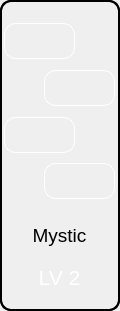
  <widget class="QGroupBox" name="groupBox2">
   <property name="geometry">
    <rect>
     <x>136</x>
     <y>60</y>
     <width>120</width>
     <height>311</height>
    </rect>
   </property>
   <property name="autoFillBackground">
    <bool>false</bool>
   </property>
   <property name="styleSheet">
    <string notr="true">background-image: url(:/SPCTF Logo/PixelGrass1.png);
color: rgb(255, 255, 255);
border-style: outset;
border-width: 2px;
border-radius: 11px;
border-color: black;
padding: 4px;</string>
   </property>
   <property name="title">
    <string/>
   </property>
   <widget class="QPushButton" name="pushButton2">
    <property name="geometry">
     <rect>
      <x>0</x>
      <y>0</y>
      <width>120</width>
      <height>311</height>
     </rect>
    </property>
    <property name="minimumSize">
     <size>
      <width>120</width>
      <height>311</height>
     </size>
    </property>
    <property name="maximumSize">
     <size>
      <width>120</width>
      <height>311</height>
     </size>
    </property>
    <property name="font">
     <font>
      <pointsize>16</pointsize>
      <weight>50</weight>
      <italic>false</italic>
      <bold>false</bold>
      <underline>false</underline>
      <strikeout>false</strikeout>
      <kerning>true</kerning>
     </font>
    </property>
    <property name="layoutDirection">
     <enum>Qt::LeftToRight</enum>
    </property>
    <property name="autoFillBackground">
     <bool>false</bool>
    </property>
    <property name="styleSheet">
     <string notr="true">background-image: url(:/SPCTF Logo/RAW IMG/PixelWaterfall1.png);
color: rgb(255, 255, 255);
border-style: outset;
border-width: 2px;
border-radius: 11px;
border-color: black;
padding: 4px;</string>
    </property>
    <property name="text">
     <string/>
    </property>
    <property name="checkable">
     <bool>false</bool>
    </property>
    <property name="autoRepeat">
     <bool>false</bool>
    </property>
    <property name="autoDefault">
     <bool>false</bool>
    </property>
    <property name="default">
     <bool>false</bool>
    </property>
   </widget>
   <widget class="QLabel" name="LV2_Label">
    <property name="enabled">
     <bool>true</bool>
    </property>
    <property name="geometry">
     <rect>
      <x>2</x>
      <y>220</y>
      <width>115</width>
      <height>31</height>
     </rect>
    </property>
    <property name="minimumSize">
     <size>
      <width>115</width>
      <height>31</height>
     </size>
    </property>
    <property name="maximumSize">
     <size>
      <width>115</width>
      <height>31</height>
     </size>
    </property>
    <property name="font">
     <font>
      <pointsize>14</pointsize>
     </font>
    </property>
    <property name="styleSheet">
     <string notr="true">background-image: url(:/SPCTF Logo/RAW IMG/color2.png);
color: rgb(0, 0, 0);
border-style: None;
border-width: 0px;
border-radius: 0px;
border-color: black;
padding: 0px;</string>
    </property>
    <property name="text">
     <string>&lt;html&gt;&lt;head/&gt;&lt;body&gt;&lt;p align=&quot;center&quot;&gt;Mystic&lt;/p&gt;&lt;/body&gt;&lt;/html&gt;</string>
    </property>
    <property name="textFormat">
     <enum>Qt::RichText</enum>
    </property>
   </widget>
   <widget class="QLabel" name="LV2_Text">
    <property name="geometry">
     <rect>
      <x>2</x>
      <y>245</y>
      <width>115</width>
      <height>65</height>
     </rect>
    </property>
    <property name="font">
     <font>
      <pointsize>16</pointsize>
     </font>
    </property>
    <property name="styleSheet">
     <string notr="true">background-image: url(:/SPCTF Logo/RAW IMG/PixelWaterfall1.png);
color: rgb(255, 255, 255);
border-style: None;
border-width: 0px;
border-radius: 11px;
border-color: black;
padding: 0px;</string>
    </property>
    <property name="text">
     <string>&lt;html&gt;&lt;head/&gt;&lt;body&gt;&lt;p align=&quot;center&quot;&gt;LV 2&lt;/p&gt;&lt;/body&gt;&lt;/html&gt;</string>
    </property>
   </widget>
   <widget class="QPushButton" name="TM_Button">
    <property name="geometry">
     <rect>
      <x>44</x>
      <y>163</y>
      <width>71</width>
      <height>36</height>
     </rect>
    </property>
    <property name="font">
     <font>
      <stylestrategy>PreferDefault</stylestrategy>
     </font>
    </property>
    <property name="autoFillBackground">
     <bool>false</bool>
    </property>
    <property name="styleSheet">
     <string notr="true">image: url(:/SPCTF Logo/RAW IMG/TM.png);
background-image: url(:/SPCTF Logo/RAW IMG/color.png);
border-style: outset;
border-width: 1px;
border-radius: 11px;
border-color: white;
padding: 3px;</string>
    </property>
    <property name="text">
     <string/>
    </property>
   </widget>
   <widget class="QPushButton" name="Tight_Pixels_Button">
    <property name="geometry">
     <rect>
      <x>4</x>
      <y>117</y>
      <width>71</width>
      <height>36</height>
     </rect>
    </property>
    <property name="font">
     <font>
      <stylestrategy>PreferDefault</stylestrategy>
     </font>
    </property>
    <property name="autoFillBackground">
     <bool>false</bool>
    </property>
    <property name="styleSheet">
     <string notr="true">image: url(:/SPCTF Logo/RAW IMG/Tight Pixels.png);
background-image: url(:/SPCTF Logo/RAW IMG/color.png);
border-style: outset;
border-width: 1px;
border-radius: 11px;
border-color: white;
padding: 3px;</string>
    </property>
    <property name="text">
     <string/>
    </property>
   </widget>
   <widget class="QPushButton" name="Suspicious_Program_Button">
    <property name="geometry">
     <rect>
      <x>44</x>
      <y>70</y>
      <width>71</width>
      <height>36</height>
     </rect>
    </property>
    <property name="font">
     <font>
      <stylestrategy>PreferDefault</stylestrategy>
     </font>
    </property>
    <property name="autoFillBackground">
     <bool>false</bool>
    </property>
    <property name="styleSheet">
     <string notr="true">image: url(:/SPCTF Logo/RAW IMG/Suspicious Program.png);
background-image: url(:/SPCTF Logo/RAW IMG/color.png);
border-style: outset;
border-width: 1px;
border-radius: 11px;
border-color: white;
padding: 3px;</string>
    </property>
    <property name="text">
     <string/>
    </property>
   </widget>
   <widget class="QPushButton" name="Wrongdacted_Button">
    <property name="geometry">
     <rect>
      <x>4</x>
      <y>23</y>
      <width>71</width>
      <height>36</height>
     </rect>
    </property>
    <property name="font">
     <font>
      <stylestrategy>PreferDefault</stylestrategy>
     </font>
    </property>
    <property name="autoFillBackground">
     <bool>false</bool>
    </property>
    <property name="styleSheet">
     <string notr="true">image: url(:/SPCTF Logo/RAW IMG/Wrongdacted.png);
background-image: url(:/SPCTF Logo/RAW IMG/color.png);
border-style: outset;
border-width: 1px;
border-radius: 11px;
border-color: white;
padding: 3px;</string>
    </property>
    <property name="text">
     <string/>
    </property>
   </widget>
   <zorder>pushButton2</zorder>
   <zorder>LV2_Text</zorder>
   <zorder>LV2_Label</zorder>
   <zorder>TM_Button</zorder>
   <zorder>Tight_Pixels_Button</zorder>
   <zorder>Suspicious_Program_Button</zorder>
   <zorder>Wrongdacted_Button</zorder>
  </widget>
